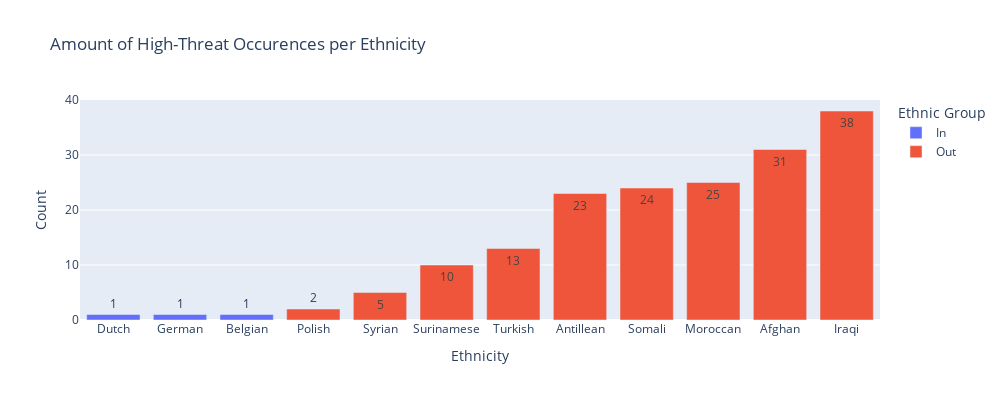

Notebook code cell kept with this figure:
### Code cell
import plotly.express as px
etnicity_mapping = {
    'nederlander' : 'Dutch',
    'duitser' : 'German',
    'belg' : 'Belgian',
    'pool' : 'Polish',
    'syrier' : 'Syrian',
    'surinamer' : 'Surinamese',
    'turk' : 'Turkish',
    'antilliaan' : 'Antillean',
    'somalier' : 'Somali',
    'marokkaan' : 'Moroccan',
    'afghaan' : 'Afghan',
    'irakees' : 'Iraqi'
}

ht_count_df = pd.DataFrame(columns=['Ethnicity', 'Count', 'Ethnic Group'])
for i, (key, value) in enumerate(w2v_high_threat.items()):
    if key in in_group:
        ht_count_df.loc[i] = [etnicity_mapping[key], len(value), 'In']
    else:
        ht_count_df.loc[i] = [etnicity_mapping[key], len(value), 'Out']

ht_count_df.sort_values(by='Count', ascending=True, inplace=True)
fig = px.bar(ht_count_df, x='Ethnicity', y='Count', color='Ethnic Group', title='Amount of High-Threat Occurences per Ethnicity', width=1000, height=400, text_auto=True)
fig.show()

### Figure 1 — Plotly figure (JSON) as saved in the notebook; plotly's stock layout.template omitted (floating-point values rounded to 4 significant figures)
{"data": [{"alignmentgroup": "True", "hovertemplate": "Ethnic Group=In<br>Ethnicity=%{x}<br>Count=%{y}<extra></extra>", "legendgroup": "In", "marker": {"color": "#636efa", "pattern": {"shape": ""}}, "name": "In", "offsetgroup": "In", "orientation": "v", "showlegend": true, "textposition": "auto", "texttemplate": "%{y}", "type": "bar", "x": ["Dutch", "German", "Belgian"], "xaxis": "x", "y": [1, 1, 1], "yaxis": "y"}, {"alignmentgroup": "True", "hovertemplate": "Ethnic Group=Out<br>Ethnicity=%{x}<br>Count=%{y}<extra></extra>", "legendgroup": "Out", "marker": {"color": "#EF553B", "pattern": {"shape": ""}}, "name": "Out", "offsetgroup": "Out", "orientation": "v", "showlegend": true, "textposition": "auto", "texttemplate": "%{y}", "type": "bar", "x": ["Polish", "Syrian", "Surinamese", "Turkish", "Antillean", "Somali", "Moroccan", "Afghan", "Iraqi"], "xaxis": "x", "y": [2, 5, 10, 13, 23, 24, 25, 31, 38], "yaxis": "y"}], "layout": {"barmode": "relative", "height": 400, "legend": {"title": {"text": "Ethnic Group"}, "tracegroupgap": 0}, "title": {"text": "Amount of High-Threat Occurences per Ethnicity"}, "width": 1000, "xaxis": {"anchor": "y", "domain": [0, 1], "title": {"text": "Ethnicity"}}, "yaxis": {"anchor": "x", "domain": [0, 1], "title": {"text": "Count"}}}}
